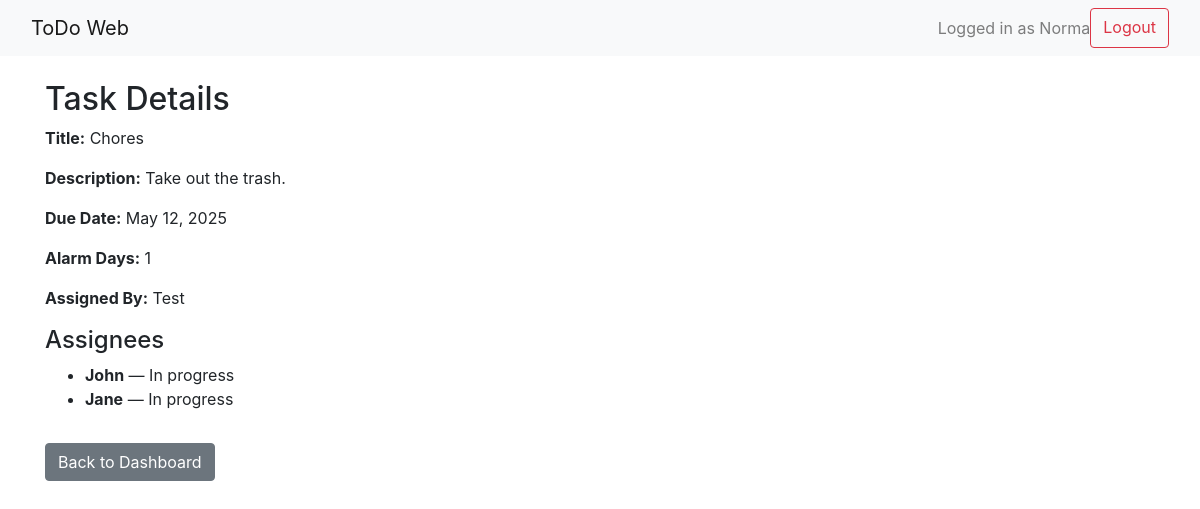
/task/3/ (signed in), run on the app's committed database.
### app/models.py (models this page shows)
class CustomUser(AbstractUser):
    ROLE_CHOICES = [('assigner', 'Assigner'), ('assignee', 'Assignee')]
    role = models.CharField(max_length=10, choices=ROLE_CHOICES)

class Task(models.Model):
    title = models.CharField(max_length=100)
    description = models.TextField(blank=True)
    due_date = models.DateField()
    alarm_days = models.IntegerField()
    status = models.CharField(max_length=20, default='Not started')
    assigned_to = models.ManyToManyField(settings.AUTH_USER_MODEL, related_name='assigned_tasks')
    assigner = models.ForeignKey(
        settings.AUTH_USER_MODEL,
        on_delete = models.SET_NULL,
        null=True,
        blank=True,
        related_name = 'tasks_created'
    )
    STATUS_CHOICES = [
    ('Not started', 'Not started'),
    ('In progress', 'In progress'),
    ('Completed', 'Completed'),
    ]
    status = models.CharField(max_length=20, choices=STATUS_CHOICES, default='Not started')

class TaskStatus(models.Model):
    task = models.ForeignKey(Task, on_delete=models.CASCADE, related_name='statuses')
    user = models.ForeignKey(CustomUser, on_delete=models.CASCADE)
    status = models.CharField(max_length=20, choices=[
        ('Not started', 'Not started'),
        ('In progress', 'In progress'),
        ('Completed', 'Completed'),
    ], default='Not started')
    class Meta:
        unique_together = ('task', 'user')

### app/views.py (the view)
# urls.py: path('task/<int:task_id>/', views.task_detail_view, name='task_detail'),
@login_required
def task_detail_view(request, task_id):
    task = get_object_or_404(Task, id=task_id)
    return render(request, 'task_detail.html', {'task': task})

### app/templatetags/task_extras.py (called while the page is built)
@register.filter
def get_user_status(statuses, user):
    return statuses.filter(user=user).first()

### app/templates/task_detail.html
{% extends "base.html" %}
{% load task_extras %}
{% block content %}
<h2>Task Details</h2>
<p><strong>Title:</strong> {{ task.title }}</p>
<p><strong>Description:</strong> {{ task.description }}</p>
<p><strong>Due Date:</strong> {{ task.due_date }}</p>
<p><strong>Alarm Days:</strong> {{ task.alarm_days }}</p>
<p><strong>Assigned By:</strong> {{ task.assigner.username }}</p>
<h4>Assignees</h4>
<ul>
    {% for user in task.assigned_to.all %}
        {% with user_status=task.statuses|get_user_status:user %}
            <li><strong>{{ user.username }}</strong> — {{ user_status.status|default:"Not started" }}</li>
        {% endwith %}
    {% empty %}
        <li>No assignees.</li>
    {% endfor %}
</ul>
<a href="{% url 'dashboard' %}" class="btn btn-secondary mt-3">Back to Dashboard</a>
{% endblock %}

### app/templates/base.html (shortened to what this page needs)
<!DOCTYPE html>
<html lang="en">
<head>
    {% load static %}
    <link rel="stylesheet" href="https://stackpath.bootstrapcdn.com/bootstrap/4.5.2/css/bootstrap.min.css">
</head>
<body>
    <nav class="navbar navbar-expand-lg navbar-light bg-light mb-4">
        <div class="container-fluid">
            <a class="navbar-brand" href="{% url 'dashboard' %}">ToDo Web</a>
            {% if user.is_authenticated %}
            <div class="d-flex ms-auto">
                <span class="navbar-text me-3">
                    Logged in as {{ user.username }}
                </span>
                <a class="btn btn-outline-danger" href="{% url 'logout' %}">Logout</a>
            </div>
            {% endif %}
        </div>
    </nav>
    <div class="container">
        {% block content %}
        {% endblock %}
    </div>
</body>
</html>

### data on the page
CustomUser: username "Norma"
Task: title "Chores", description "Take out the trash.", due_date "May 12, 2025", alarm_days "1", assigner.username "Test"
CustomUser: username "John"
TaskStatus: status "In progress"
CustomUser: username "Jane"
TaskStatus: status "In progress"
